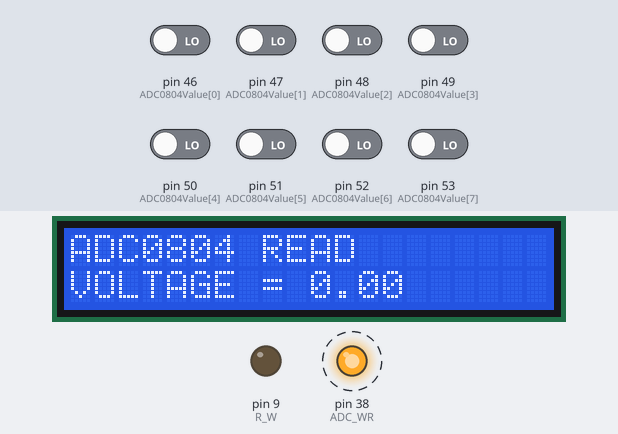
Recording of a sketch running on a simulated Arduino Mega 2560, built with avr-gcc and run on an emulated ATmega2560. On the bench: 20×2 character LCD, output pins drawn as LEDs (lit = HIGH). Dashed ring = blinking. The test bench sets the inputs (shaded band); at power-on: pin 46 (ADC0804Value[0]), pin 47 (ADC0804Value[1]), pin 48 (ADC0804Value[2]), pin 49 (ADC0804Value[3]), pin 50 (ADC0804Value[4]), pin 51 (ADC0804Value[5]), pin 52 (ADC0804Value[6]), pin 53 (ADC0804Value[7]) LOW.

Above: at 1.2 s.
1.3 s: pin 46 (ADC0804Value[0]) driven HIGH
At 1.65 s:
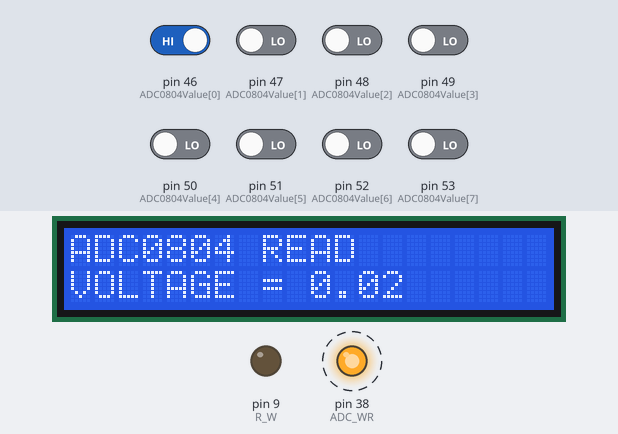
4.2 s: pin 47 (ADC0804Value[1]) driven HIGH
At 4.57 s:
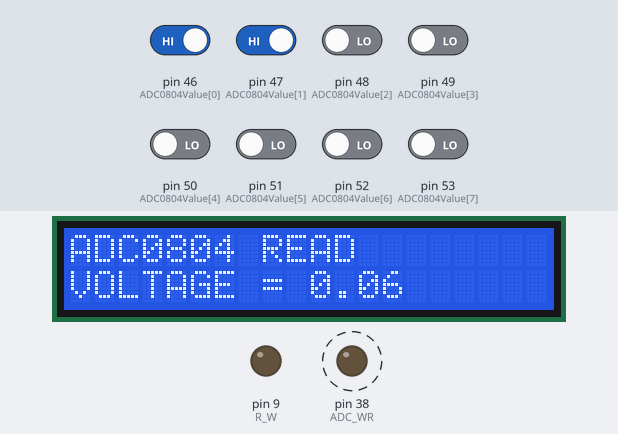
5.8 s: pin 48 (ADC0804Value[2]) driven HIGH
At 7.39 s:
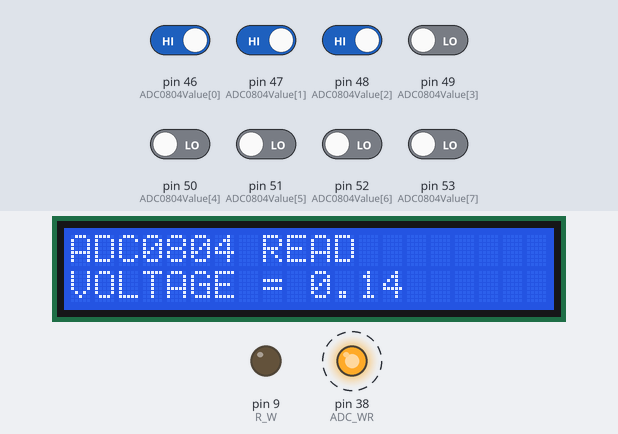
7.4 s: pin 49 (ADC0804Value[3]) driven HIGH
At 7.72 s:
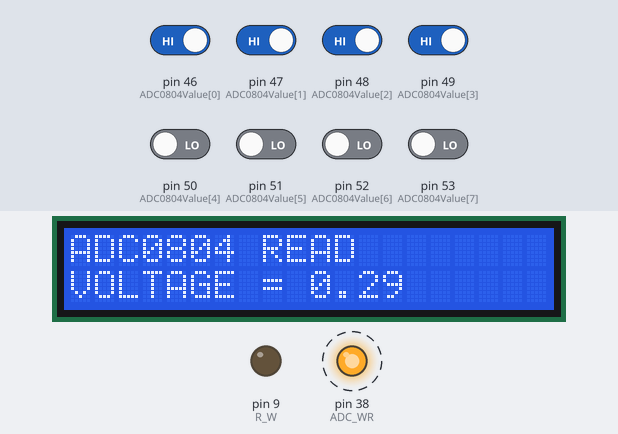
9.0 s: pin 50 (ADC0804Value[4]) driven HIGH
At 9.29 s:
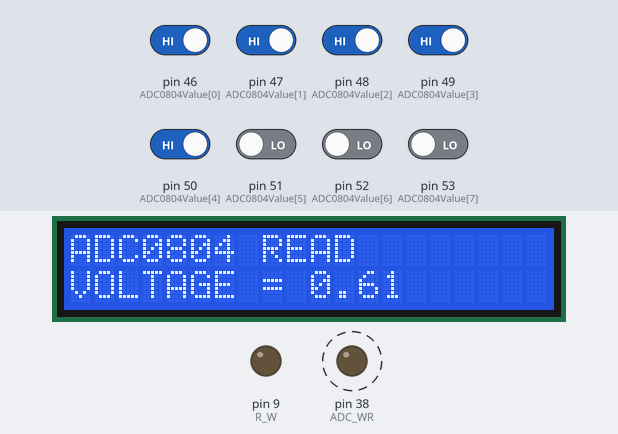
10.5 s: pin 51 (ADC0804Value[5]) driven HIGH
At 10.87 s:
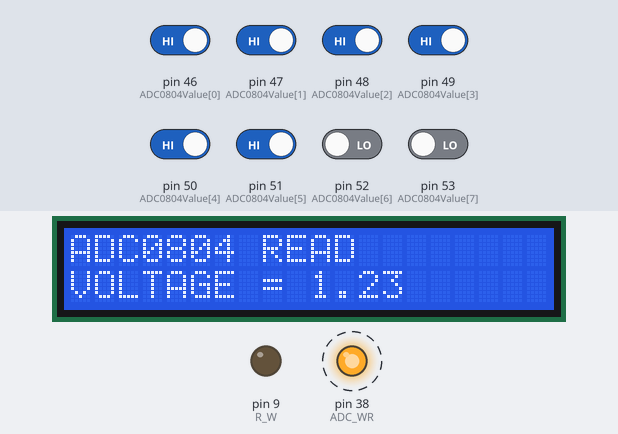
Timing chart, 0 to 13.1 s (numbered marks = the images above; inputs shaded):
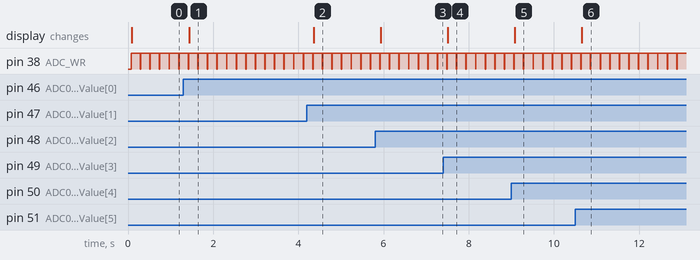

Measured:
- after the input at 1.3 s, the display: changes after 0.14 s (image 1)
- after the input at 4.2 s, the display: changes after 0.16 s (image 2)
- after the input at 5.8 s, the display: changes after 0.14 s (image 3)
- after the input at 7.4 s, the display: changes after 0.11 s (image 4)
- after the input at 9.0 s, the display: changes after 0.08 s (image 5)
- after the input at 10.5 s, the display: changes after 0.16 s (image 6)
- by itself, pin 38 (ADC_WR): alternates HIGH for 0.21 s and LOW for 0.01 s

The sketch:

3-3_ADC0804_LCD.ino
```cpp
// 範例: ADC0804_LCD.ino
// 功能: LCD顯示VR 電壓值
// Support: Atmel SAM3X8E
#include "LiquidCrystalEx.h"
// initialize the library with the numbers of the interface pins
LiquidCrystalEx lcd(10, 8, 12, 13, 14, 15);
int R_W = 9;
int ADC_WR = 38;
int ADC0804Value[] = { 46,47,48,49,50,51,52,53 };
unsigned int LightValue;

void setup()
{
   pinMode(R_W, OUTPUT);
   digitalWrite(R_W, LOW);

   // set up the LCD's number of columns and rows:
   lcd.begin(20, 2);
   // Print a message to the LCD.

   pinMode(ADC_WR, OUTPUT);
   digitalWrite(ADC_WR, HIGH);

  for(unsigned char i=0;i<8;i++)  //宣告ADC0804數位輸出腳為46,47,48,49,50,51,52,53
     pinMode(ADC0804Value[i], INPUT);

   lcd.setCursor(0, 0);
   lcd.print("ADC0804 READ");
}

void loop()
{
   float vfloat;
   int adcValue;
   LightValue=0;
   digitalWrite(ADC_WR, LOW);
   delay(10);
   digitalWrite(ADC_WR, HIGH);
   delay(10);

   for(unsigned char i=0;i<8;i++)    //讀取ADC數位輸出腳至Arduino
   {
     adcValue=digitalRead(ADC0804Value[i]); //一個一個位元讀資料ADC數位輸出腳
     LightValue=LightValue + (adcValue*pow(2,i)); //每位元讀出的值做加權值轉換成總和
   }

   vfloat = (float(LightValue) *5)/ 256;

   lcd.setCursor(0, 2);
   lcd.print("VOLTAGE = ");
   lcd.print(vfloat, 2);      // 顯示到小數點後2位

   delay(200);
}
```
